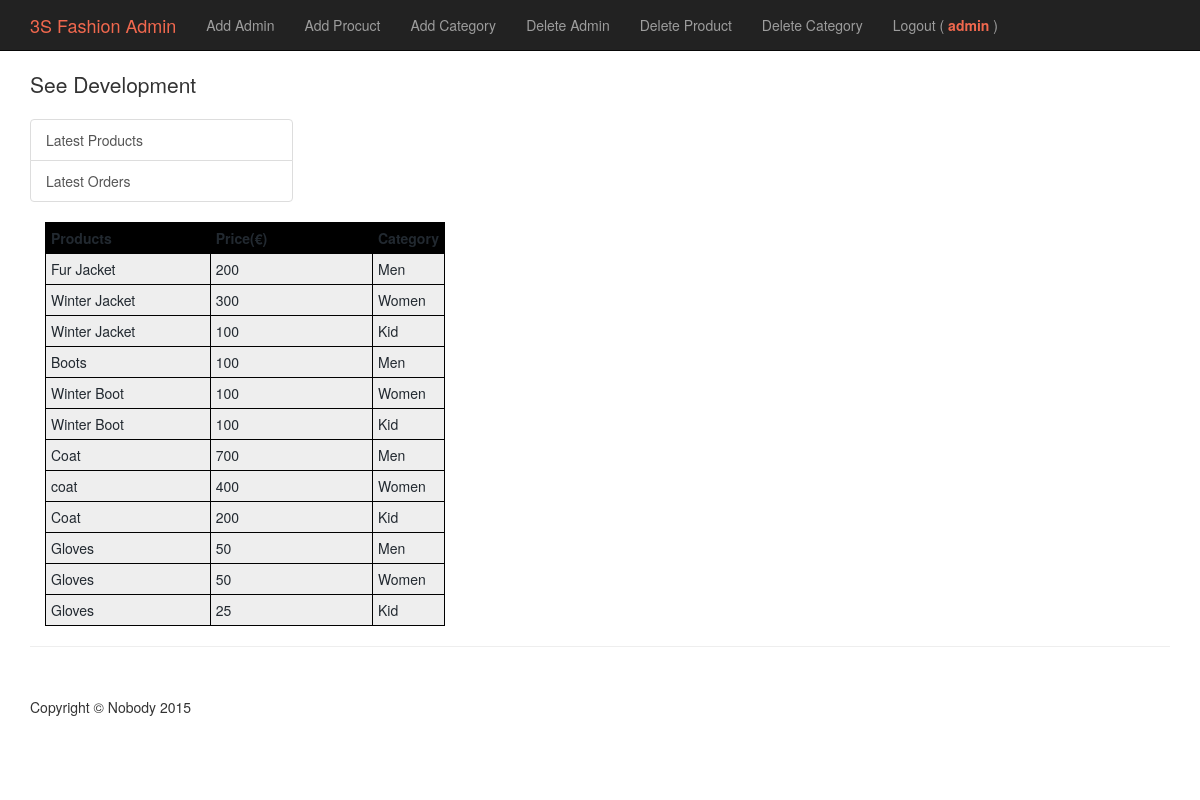
The app's page /admin.php?action=lat_pro (signed in) with its own data.
### tables this page shows
CREATE TABLE IF NOT EXISTS `product` (
  `product_id` int(10) NOT NULL,
  `category_id` int(10) NOT NULL,
  `product_name` varchar(50) NOT NULL,
  `mfd` varchar(4) NOT NULL,
  `price` int(10) NOT NULL,
  `description` varchar(500) NOT NULL,
  `source` varchar(200) NOT NULL
);

CREATE TABLE IF NOT EXISTS `category` (
  `category_id` int(10) NOT NULL,
  `category_name` varchar(100) NOT NULL,
  `category_description` varchar(500) NOT NULL
);

### admin.php (the view, shortened to what this page needs)
            <?php
            echo'
            <!DOCTYPE html>
            <html lang="en">
            <head>
                <meta charset="utf-8">
                <meta http-equiv="X-UA-Compatible" content="IE=edge">
                <meta name="viewport" content="width=device-width, initial-scale=1">
                <meta name="description" content="">
                <meta name="author" content="">
                <title >3S Fashion Admin</title>
                <link href="css/bootstrap.min.css" rel="stylesheet">
                <link href="css/shop-homepage.css" rel="stylesheet">
                <!--[if lt IE 9]>
                <script src="https://oss.maxcdn.com/libs/html5shiv/3.7.0/html5shiv.js"></script>
                <script src="https://oss.maxcdn.com/libs/respond.js/1.4.2/respond.min.js"></script>
                <![endif]-->
            </head>
            <body>';
                    ?>
                    <?php
                echo'
                <nav class="navbar navbar-inverse navbar-fixed-top" role="navigation">
                    <div class="container">
                        <div class="navbar-header">
                            <button type="button" class="navbar-toggle" data-toggle="collapse" data-target="#bs-example-navbar-collapse-1">
                                <span class="sr-only">Toggle navigation</span>
                                <span class="icon-bar"></span>
                                <span class="icon-bar"></span>
                                <span class="icon-bar"></span>
                            </button>
                            <a class="navbar-brand" href="admin.php"  style="color:#F1684E;">3S Fashion Admin</a>
                        </div>
                        <div class="collapse navbar-collapse" id="bs-example-navbar-collapse-1">
                            <ul class="nav navbar-nav">
                                <li>
                                    <a href="?action=admin_add">Add Admin</a>
                                </li>
                                <li>
                                    <a href="?action=product_add">Add Procuct</a>
                                </li>
                                <li>
                                    <a href="?action=category_add">Add Category</a>
                                </li>
                                <li>
                                    <a href="?action=admin_rem">Delete Admin</a>
                                </li>
                                <li>
                                    <a href="?action=product_rem">Delete Product</a>
                                </li>
                                <li>
                                    <a href="?action=category_rem">Delete Category</a>
                                </li>
                                <li>
                                    ';
                                    if (isset($_SESSION['user'])) {
                                      echo '
                                      <a href="logout.php">Logout (<b  style="color:#F1684E;"> '.$_SESSION['user'].' </b>) </a>
                                  </li>';
                                  ?>
                                  <?php } else {
                                      echo '<a href="login.php">Login</a>';
                                  }
                                  echo'
                              </li>
                          </ul>
                      </div>
                  </div>
              </nav>
              <div class="container">
                <div class="row">
                    <div class="col-md-3">
                        <p class="lead">See Development</p>
                        <div class="list-group">
                            <a href="?action=lat_pro" class="list-group-item">Latest Products</a>
                            <a href="?action=history" class="list-group-item">Latest Orders</a>
                        </div>
                    </div>
                </div>
                <div class="col-md-10" id="tasker">';
                    switch ($_GET['action']) {
                                ?>
        <?php
                      case 'lat_pro':
                      $sql = mysql_query("SELECT * FROM product");
                      echo'
<style type="text/css">
.myTable { width:400px;background-color:#eee;border-collapse:collapse; }
.myTable th { background-color:#000;color:white;width:50%; }
.myTable td, .myTable th { padding:5px;border:1px solid #000; color:#222930; }
</style>
<table class="myTable">
<tr>
<th>Products</th>
<th>Price(&euro;)</th>
<th>Category</th>
</tr>';
                      while ($row = mysql_fetch_array($sql)){
                        $catid=$row['category_id'];
                        $catrow=mysql_fetch_array(mysql_query("SELECT category_name from category where category_id=$catid" ));
echo'
<tr>
<td>'.$row['product_name'].'</td>
<td>'.$row['price'].'</td>
<td>'.$catrow['category_name'].'</td>
</tr>
 ';
 }
echo'</table>';
                    break;
                        ?>
        <?php
            }
            echo'
        </div>
    </div>
    <div class="container">
        <hr>
        <footer>
            <div class="row">
                <div class="col-lg-12">
                    <p>Copyright &copy; Nobody 2015</p>
                </div>
            </div>
        </footer>
    </div>
    <script src="js/jquery.js"></script>
    <script src="js/bootstrap.min.js"></script>
</body>
</html>';
?>

### css/shop-homepage.css (style rules this page uses)
body { padding-top: 70px; }
#tasker { margin: auto; float: left; }
footer { margin: 50px 0; }

### admin.php (style rules this page uses)
.myTable { width:400px;background-color:#eee;border-collapse:collapse; }
.myTable th { background-color:#000;color:white;width:50%; }
.myTable td, .myTable th { padding:5px;border:1px solid #000; color:#222930; }

### records on screen
product: product_name "Fur Jacket", price "200", category.category_name "Men"
product: product_name "Winter Jacket", price "300", category.category_name "Women"
product: product_name "Winter Jacket", price "100", category.category_name "Kid"
product: product_name "Boots", price "100", category.category_name "Men"
product: product_name "Winter Boot", price "100", category.category_name "Women"
product: product_name "Winter Boot", price "100", category.category_name "Kid"
product: product_name "Coat", price "700", category.category_name "Men"
product: product_name "coat", price "400", category.category_name "Women"
product: product_name "Coat", price "200", category.category_name "Kid"
product: product_name "Gloves", price "50", category.category_name "Men"
product: product_name "Gloves", price "50", category.category_name "Women"
product: product_name "Gloves", price "25", category.category_name "Kid"

### other values on screen
$_SESSION['user'] "admin"
